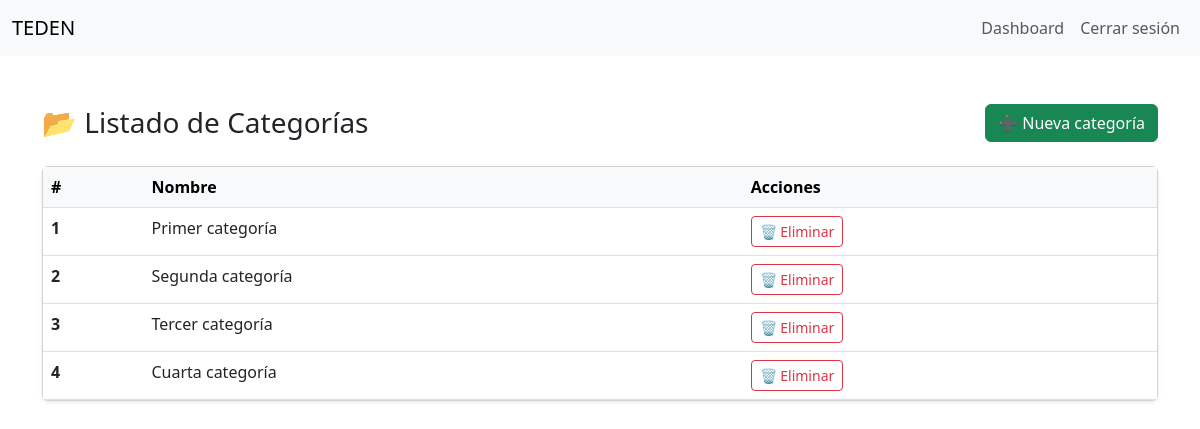
Page /products/categories/ (signed in) on the committed database.
### products/models.py (models this page shows, shortened)
class Category(models.Model):
    name = models.CharField(max_length=100, unique=True)
    image = models.ImageField(upload_to='categories/', blank=True, null=True)  # 🆕 Campo

### products/views.py (the view)
# urls.py: path('categories/', views.category_list, name='category_list'),
@login_required
def category_list(request):
    if request.user.role != 'seller':
        return redirect('dashboard')
    categories = Category.objects.all()
    return render(request, 'products/category_list.html', {'categories': categories})

### products/templates/products/category_list.html (shortened to what this page needs)
{% extends 'users/base.html' %}
{% block content %}
<div class="container mt-5">
  <div class="d-flex justify-content-between align-items-center mb-4">
    <h3 class="mb-0">📂 Listado de Categorías</h3>
    <a href="{% url 'add_category' %}" class="btn btn-success">➕ Nueva categoría</a>
  </div>
  {% if categories %}
  <div class="card shadow-sm rounded">
    <div class="table-responsive">
      <table class="table table-hover mb-0">
        <thead class="table-light">
          <tr>
            <th scope="col">#</th>
            <th scope="col">Nombre</th>
            <th scope="col">Acciones</th>
          </tr>
        </thead>
        <tbody>
          {% for c in categories %}
          <tr>
            <th scope="row">{{ forloop.counter }}</th>
            <td>{{ c.name }}</td>
            <td>
              <a href="{% url 'delete_category' c.id %}" class="btn btn-sm btn-outline-danger">
                🗑️ Eliminar
              </a>
            </td>
          </tr>
          {% endfor %}
        </tbody>
      </table>
    </div>
  </div>
  {% else %}
  <div class="alert alert-info mt-3">
    Aún no hay categorías cargadas.
  </div>
  {% endif %}
</div>
{% endblock %}

### rows in the picture
Category: name "Primer categoría"
Category: name "Segunda categoría"
Category: name "Tercer categoría"
Category: name "Cuarta categoría"
